Frame 1 (no input): blank canvas, image omitted
Frame 60 (the mouse pressed at the canvas centre just before this capture): blank canvas, image omitted
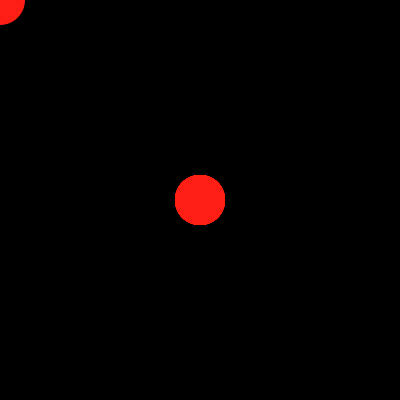
Frame 120 (the mouse held since frame 60 and released just before this capture)

The Processing sketch whose frames 1 and 60 were blank and that drew this single picture after the mouse press (run headless with seeded random() and noise(); from frame 60 on, the mouse is pressed at the canvas centre):

// Processing sketch: processing_110683
// ── processing_110683.pde

void setup(){
  size(400,400);
  background(0, 0, 0);
  colorMode(HSB);
}

color fillValue=color(255, 30, 20);

void draw(){
  cursor(CROSS);
  if(mousePressed==true){
    fill(fillValue);
    noStroke();
    ellipse(pmouseX, pmouseY, 50, 50);
  }
}

void keyPressed(){
  if(key==CODED){
    if(keyCode==SHIFT){
      fillValue=color(random(255),255, 255, 255);
    }
    if(keyCode==CONTROL){
    }
  }
}
